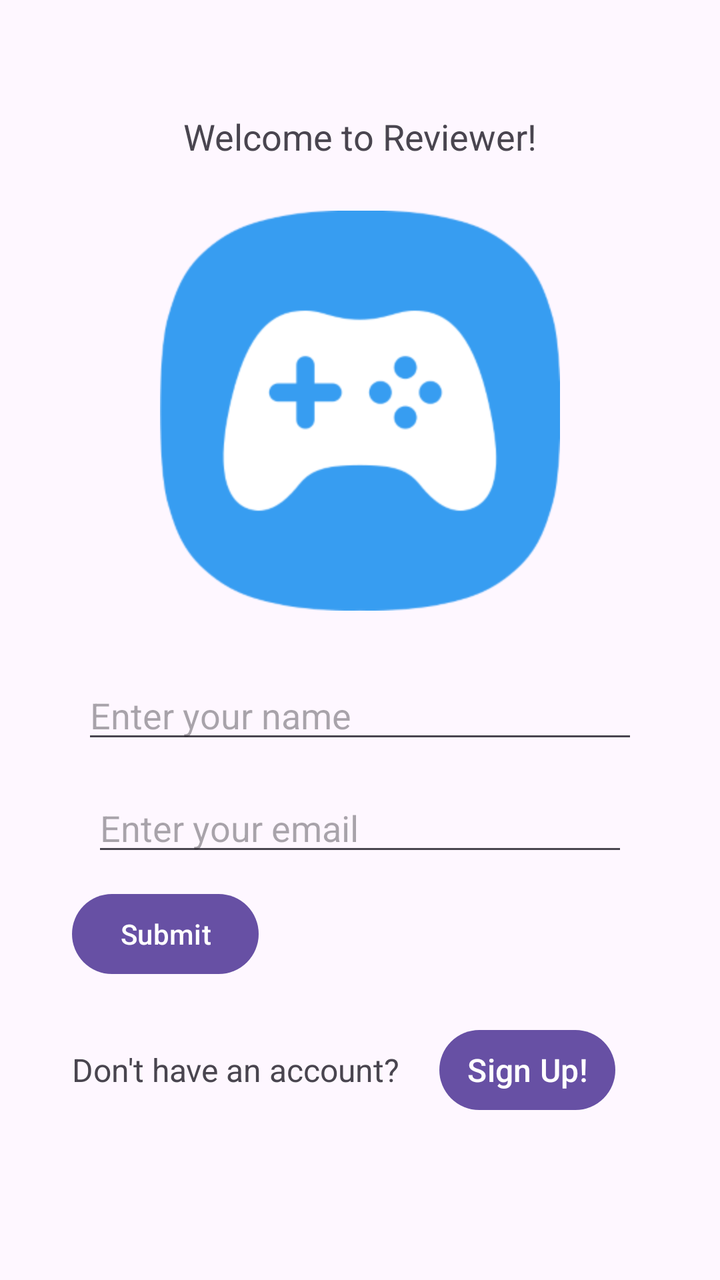
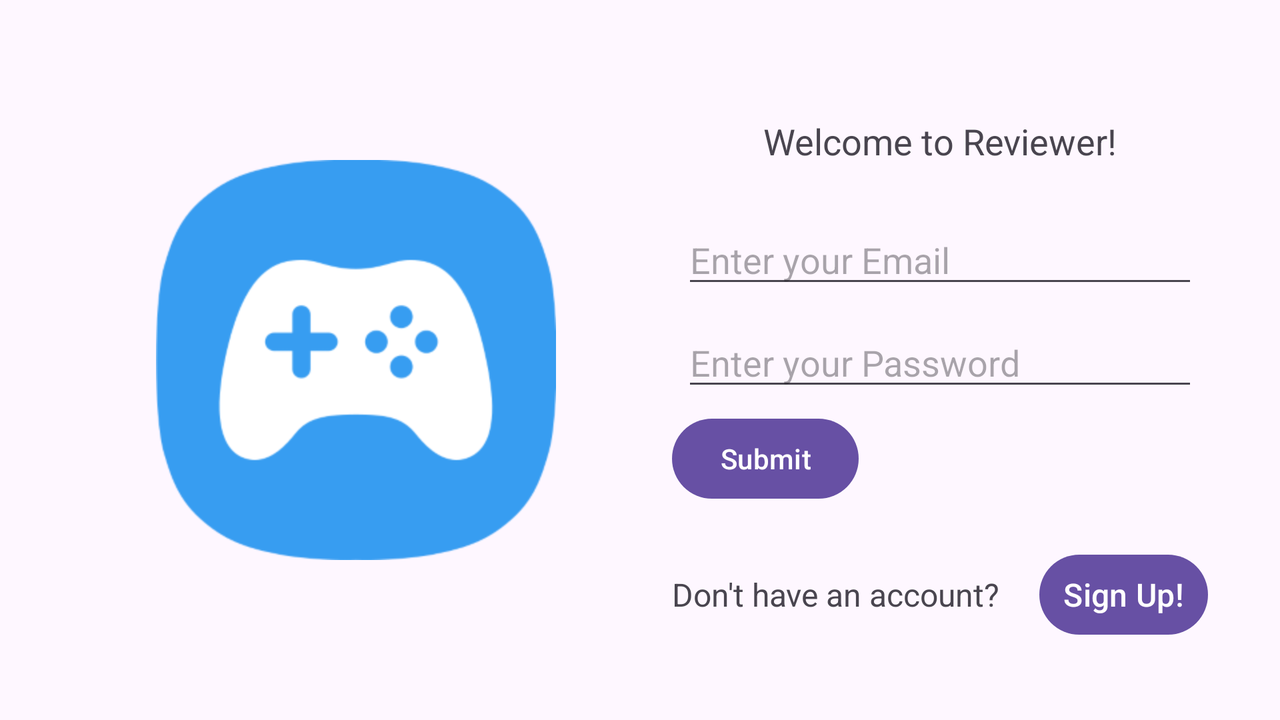

One screen, two layout resources from the same app: the default and the repository's alternative for another configuration. Each is rendered where Android would select it; the XML of both is given below.
<!-- AndroidManifest.xml: activity theme Theme.ProjekKampus -->
<!-- res/layout/activity_main.xml -->
<?xml version="1.0" encoding="utf-8"?>
<androidx.coordinatorlayout.widget.CoordinatorLayout xmlns:android="http://schemas.android.com/apk/res/android"
    xmlns:app="http://schemas.android.com/apk/res-auto"
    xmlns:tools="http://schemas.android.com/tools"
    android:layout_width="match_parent"
    android:layout_height="match_parent"
    android:fitsSystemWindows="true"
    tools:context=".MainActivity">


    <LinearLayout
        android:layout_width="match_parent"
        android:layout_height="match_parent"
        android:orientation="vertical"
        android:padding="16dp"
        android:layout_margin="20sp"
        >

        <TextView
            android:layout_width="match_parent"
            android:layout_height="wrap_content"
            android:text="Welcome to Reviewer!"
            android:textSize="18sp"
            android:textAlignment="center"
            android:layout_marginTop="20sp"/>

        <RelativeLayout
            android:layout_width="match_parent"
            android:layout_height="250dp">

            <ImageView
                android:id="@+id/image"
                android:layout_width="200dp"
                android:layout_height="200dp"
                android:layout_centerInParent="true"
                android:contentDescription="Example Image"
                android:src="@drawable/image_2" />


        </RelativeLayout>

        
        <EditText
            android:id="@+id/nameEditText"
            android:layout_width="match_parent"
            android:layout_height="wrap_content"
            android:hint="Enter your name"
            android:layout_margin="5dp"/>

        
        <EditText
            android:id="@+id/emailEditText"
            android:layout_width="match_parent"
            android:layout_height="wrap_content"
            android:hint="Enter your email"
            android:inputType="textEmailAddress"
            android:layout_margin="10sp"/>

        
        <Button
            android:id="@+id/submitButton"
            android:layout_width="wrap_content"
            android:layout_height="wrap_content"
            android:text="Submit" />

        <LinearLayout
            android:layout_width="match_parent"
            android:layout_height="wrap_content"
            android:gravity="start"
            android:layout_marginTop="20sp"
            android:orientation="horizontal">

            
            <TextView
                android:layout_width="wrap_content"
                android:layout_height="wrap_content"
                android:text="Don't have an account?"
                android:textSize="16sp"
                android:layout_marginRight="20sp"/>

            
            <Button
                android:id="@+id/signUpButton"
                android:layout_width="wrap_content"
                android:layout_height="wrap_content"
                android:paddingLeft="8dp"
                android:paddingRight="8dp"
                android:text="Sign Up!"
                android:textSize="16sp" />

        </LinearLayout>


    </LinearLayout>



</androidx.coordinatorlayout.widget.CoordinatorLayout>
<!-- resources referenced by this layout -->
<resources>
  <!-- drawable image_2: png bitmap (drawable, 14543 bytes) -->
  <!-- from res/values-v23/ -->
  <style name="Theme.ProjekKampus" parent="Base.Theme.ProjekKampus">
          
          <item name="android:navigationBarColor">@android:color/transparent</item>
          <item name="android:statusBarColor">@android:color/transparent</item>
          <item name="android:windowLightStatusBar">?attr/isLightTheme</item>
      </style>
  <style name="Base.Theme.ProjekKampus" parent="Theme.Material3.DayNight.NoActionBar">
          
          
      </style>
</resources>
<!-- res/layout-land/activity_main.xml (the repository's variant of the layout above) -->
<!-- drawn on the phone turned sideways -->
<?xml version="1.0" encoding="utf-8"?>
<androidx.coordinatorlayout.widget.CoordinatorLayout xmlns:android="http://schemas.android.com/apk/res/android"
    xmlns:app="http://schemas.android.com/apk/res-auto"
    xmlns:tools="http://schemas.android.com/tools"
    android:layout_width="match_parent"
    android:layout_height="match_parent"
    android:fitsSystemWindows="true"
    tools:context=".MainActivity">

    <LinearLayout
        android:layout_width="match_parent"
        android:layout_height="match_parent"
        android:orientation="horizontal"
        android:padding="16dp"
        android:layout_margin="20sp">

        <RelativeLayout
            android:layout_width="0dp"
            android:layout_height="wrap_content"
            android:layout_weight="1"
            android:layout_gravity="center_vertical">

            <ImageView
                android:id="@+id/image"
                android:layout_width="200dp"
                android:layout_height="200dp"
                android:layout_centerInParent="true"
                android:contentDescription="Example Image"
                android:src="@drawable/image_2" />

        </RelativeLayout>

        <LinearLayout
            android:layout_width="0dp"
            android:layout_height="wrap_content"
            android:layout_weight="1"
            android:orientation="vertical"
            android:layout_gravity="center_vertical"
            android:paddingStart="16dp">

            <TextView
                android:layout_width="match_parent"
                android:layout_height="wrap_content"
                android:text="Welcome to Reviewer!"
                android:textSize="18sp"
                android:textAlignment="center"
                android:layout_marginTop="20sp"
                android:layout_marginBottom="20sp"/>

            <EditText
                android:id="@+id/emailEditText"
                android:layout_width="match_parent"
                android:layout_height="wrap_content"
                android:hint="Enter your Email"
                android:inputType="textEmailAddress"
                android:layout_margin="5dp"/>

            <EditText
                android:id="@+id/passwordEditText"
                android:layout_width="match_parent"
                android:layout_height="wrap_content"
                android:hint="Enter your Password"
                android:inputType="textPassword"
                android:layout_margin="5dp"/>

            <Button
                android:id="@+id/submitButton"
                android:layout_width="wrap_content"
                android:layout_height="wrap_content"
                android:text="Submit" />

            <LinearLayout
                android:layout_width="match_parent"
                android:layout_height="wrap_content"
                android:gravity="start"
                android:layout_marginTop="20sp"
                android:orientation="horizontal">

                <TextView
                    android:layout_width="wrap_content"
                    android:layout_height="wrap_content"
                    android:text="Don't have an account?"
                    android:textSize="16sp"
                    android:layout_marginRight="20sp"/>

                <Button
                    android:id="@+id/signUpButton"
                    android:layout_width="wrap_content"
                    android:layout_height="wrap_content"
                    android:paddingLeft="8dp"
                    android:paddingRight="8dp"
                    android:text="Sign Up!"
                    android:textSize="16sp" />

            </LinearLayout>

        </LinearLayout>

    </LinearLayout>

</androidx.coordinatorlayout.widget.CoordinatorLayout>
